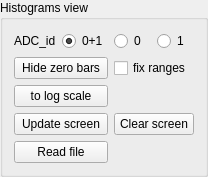
     <widget class="QGroupBox" name="groupBox_3">
      <property name="minimumSize">
       <size>
        <width>0</width>
        <height>110</height>
       </size>
      </property>
      <property name="title">
       <string>Histograms view</string>
      </property>
      <layout class="QGridLayout" name="gridLayout_3">
       <item row="0" column="3">
        <widget class="QRadioButton" name="radio_0">
         <property name="text">
          <string>0</string>
         </property>
        </widget>
       </item>
       <item row="0" column="0">
        <widget class="QLabel" name="label">
         <property name="text">
          <string>ADC_id</string>
         </property>
        </widget>
       </item>
       <item row="6" column="0" colspan="2">
        <widget class="QPushButton" name="button_read_file">
         <property name="text">
          <string>Read file</string>
         </property>
        </widget>
       </item>
       <item row="4" column="0" colspan="2">
        <widget class="QPushButton" name="button_update">
         <property name="text">
          <string>Update screen</string>
         </property>
        </widget>
       </item>
       <item row="0" column="4">
        <widget class="QRadioButton" name="radio_1">
         <property name="text">
          <string>1</string>
         </property>
        </widget>
       </item>
       <item row="0" column="1">
        <widget class="QRadioButton" name="radio_01">
         <property name="text">
          <string>0+1</string>
         </property>
         <property name="checked">
          <bool>true</bool>
         </property>
        </widget>
       </item>
       <item row="4" column="3" colspan="2">
        <widget class="QPushButton" name="button_clear_screen">
         <property name="text">
          <string>Clear screen</string>
         </property>
        </widget>
       </item>
       <item row="2" column="0" colspan="2">
        <widget class="QPushButton" name="pushButton">
         <property name="text">
          <string>to log scale</string>
         </property>
         <property name="checkable">
          <bool>true</bool>
         </property>
        </widget>
       </item>
       <item row="1" column="3" colspan="2">
        <widget class="QCheckBox" name="doFixRanges">
         <property name="text">
          <string>fix ranges</string>
         </property>
        </widget>
       </item>
       <item row="1" column="0" colspan="2">
        <widget class="QPushButton" name="button_hide_show_zero">
         <property name="text">
          <string>Hide zero bars</string>
         </property>
         <property name="checkable">
          <bool>true</bool>
         </property>
        </widget>
       </item>
      </layout>
     </widget>
